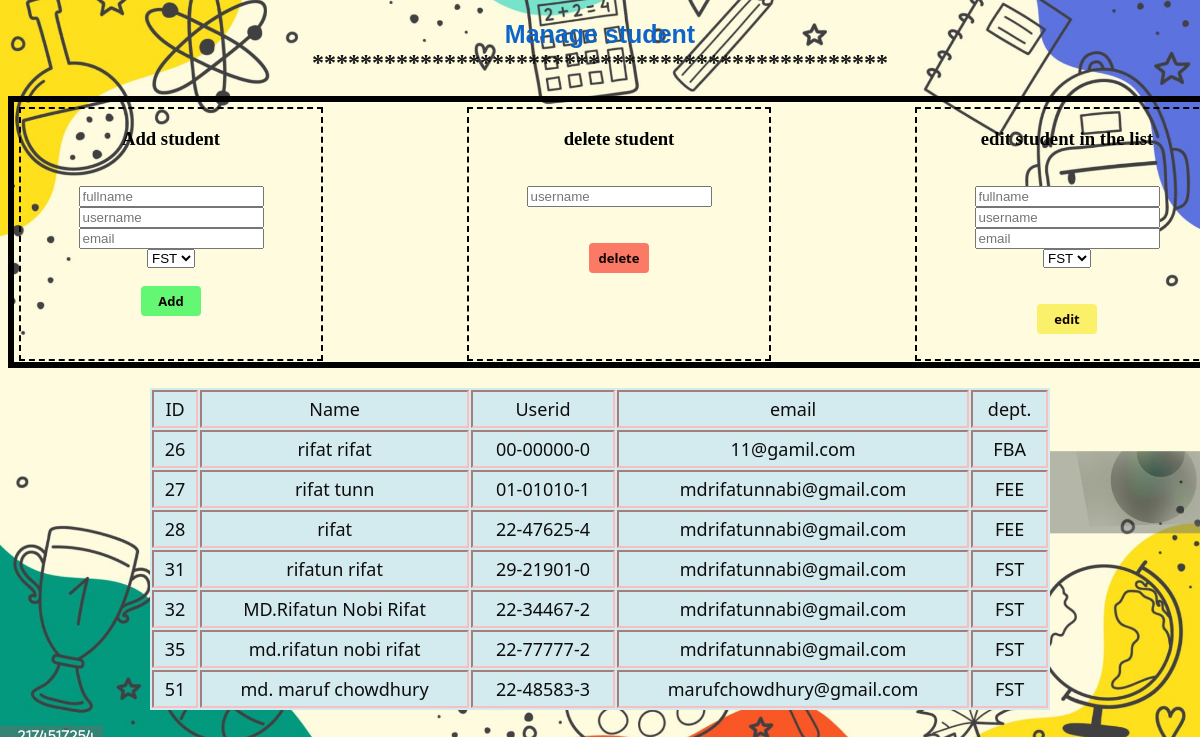
/admin/php/student.php, run on the app's committed database.
### tables this page shows
CREATE TABLE `registration` (
  `ID` int(120) NOT NULL,
  `fullname` varchar(120) NOT NULL,
  `role` varchar(120) NOT NULL,
  `department` varchar(120) NOT NULL,
  `username` varchar(120) NOT NULL,
  `email` varchar(120) NOT NULL,
  `password` varchar(120) NOT NULL,
  `notification` varchar(2000) NOT NULL
);

### admin/php/student.php (the view, shortened to what this page needs)
<?php
include '../../main/DB/DB.php';
$query="SELECT ID,fullname,username,department,email FROM registration WHERE role='Student'";
$result=$conn->query($query);
?>
<!DOCTYPE html>
<html>
    <head>
        <link rel="stylesheet"  href="../css/aiub.css">
    </head>
    <body>
      <center>
         <h2>
             <label  style="color: rgb(13, 101, 202); font-family:Arial, Helvetica, sans-serif;  font-size: 25px;"> Manage student</label><br>
             <label  style="color: rgb(22, 22, 22); ">************************************************</label>
         </h2>
     <form method="post">
      <div id="div1">
         <form method="post">
        <div style="border:2px dashed black; width:300px;height:250px;" >
            <h3>Add student</h3>
            <br>
            <input type="text" name="fullname" placeholder="fullname"><br>
            <input type="text"  name="username" placeholder="username"><br>
            <input type="email" name="email" placeholder="email"><br>
            <select id="department" name="department">
                <option value="FST">FST</option>
            </select>
            <br>
           <br>
            <button type="submit" name="add"  style="width:60px;height:30px;padding:1px;font-size:13px;border-radius:4px; background-color:rgb(99,247,116);">Add</button>
       </div>
</form>
 <form method="post">
        <div style="border:2px dashed black;width:300px;height:250px;">
        <h3>delete student</h3>
        <br>
            <input type="text"  name="username" placeholder="username"><br><br><br>
          <button type="submit" name="delete"  style="width:60px;height:30px;padding:1px;font-size:13px;border-radius:4px; background-color:rgb(250,122,102);">delete</button>
        </div>
</form>
 <form method="post">
        <div  style="border:2px dashed black;width:300px;height:250px;">
            <h3>edit student in the list</h3><br>
            <input type="text" name="fullname" placeholder="fullname"><br>
            <input type="text"  name="username" placeholder="username"><br>
            <input type="email" name="email" placeholder="email"><br>
            <select id="department" name="department">
                <option value="FST">FST</option>
            </select>
            <br><br><br>
          <button type="submit" name="edit"  style="width:60px;height:30px;padding:1px;font-size:13px;border-radius:4px; background-color:rgb(250,240,105);">edit</button></td>
        </div>
</form>
 </div>
          <form method="post">
         <div>
            <table class="table" style="font-size:18px;">
                <tr class="tablerow">
                    <td class="tableheading">ID</td>
                    <td class="tableheading">Name</td>
                    <td class="tableheading">Userid</td>
                    <td class="tableheading">email</td>
                    <td class="tableheading">dept.</td>
                </tr>
            <?php
            if($result && $result->num_rows>0)
            {
                while ($row=$result->fetch_assoc())
                {
                     echo "<tr class='tablerow'>";
                     echo "<td class='tableheading'>".$row['ID']."</td>";
                     echo "<td class='tableheading'>".$row['fullname']."</td>";
                     echo "<td class='tableheading'>".$row['username']."</td>";
                     echo "<td class='tableheading'>".$row['email']."</td>";
                     echo "<td class='tableheading'>".$row['department']."</td>";
                     echo "</tr>";
                }
            }
            else
            {
                echo "<tr><td colspan='4'>NO student found</td></tr>";
            }
            ?>
        </div>
        </center>
    </body>
</html>

### admin/css/aiub.css (style rules this page uses)
body { background-color: rgb(149, 248, 244); }
button { background-color: rgb(38, 183, 232); color: rgb(16, 1, 1); padding: 15px; margin-bottom: 15px; width: 150px; height: 60px; border:none; font-family:'Segoe UI', Tahoma, Geneva, Verdana, sans-serif; font-weight: bold; font-size:15px; }
.table { width: 900px; margin-top: 20px; font-family: 'Segoe UI', Tahoma, Geneva, Verdana, sans-serif; font-size:10px; font-weight: 100; background:rgb(211, 234, 239); }
.tableheading,.tablerow { border:2px inset rgb(247, 191, 191); padding:5px; text-align:center; color:rgb(13, 13, 14); }
#div1 { display:flex; padding:5px; width:1200px; height: 250px; border: 6px solid black; gap: 50px; justify-content: space-between; }

### admin/php/student.php (style rules this page uses)
body { background-image:url("../../main/image/manage user.jpg"); background-size:cover; background-position:center; background-repeat:no-repeat; }

### data on the page
registration: ID "26", fullname "rifat rifat", username "00-00000-0", email "11@gamil.com", department "FBA"
registration: ID "27", fullname "rifat tunn", username "01-01010-1", email "mdrifatunnabi@gmail.com", department "FEE"
registration: ID "28", fullname "rifat", username "22-47625-4", email "mdrifatunnabi@gmail.com", department "FEE"
registration: ID "31", fullname "rifatun rifat", username "29-21901-0", email "mdrifatunnabi@gmail.com", department "FST"
registration: ID "32", fullname "MD.Rifatun Nobi Rifat", username "22-34467-2", email "mdrifatunnabi@gmail.com", department "FST"
registration: ID "35", fullname "md.rifatun nobi rifat", username "22-77777-2", email "mdrifatunnabi@gmail.com", department "FST"
registration: ID "51", fullname "md. maruf chowdhury", username "22-48583-3", email "marufchowdhury@gmail.com", department "FST"
